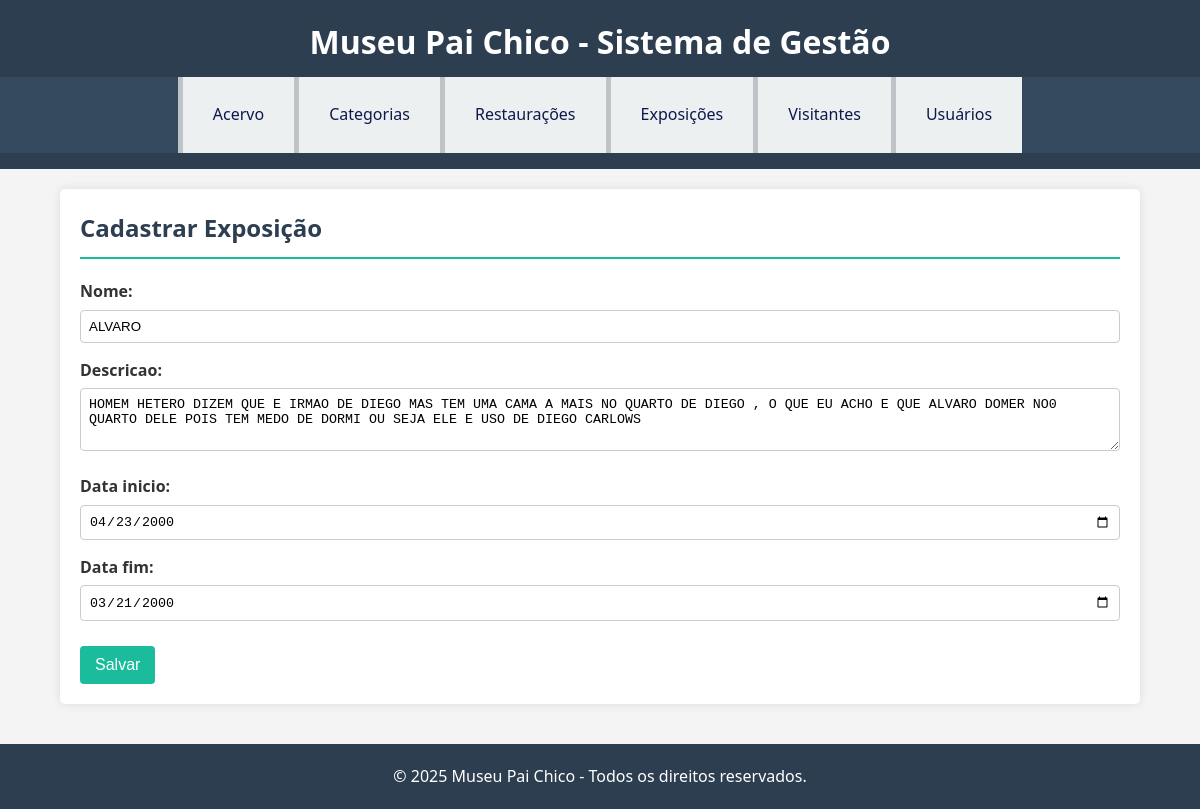
The page /exposicoes/editar/1/ on the database its author committed.
### exposicoes/models.py (models this page shows, shortened)
class Exposicao(models.Model):
    nome = models.CharField(max_length=200)
    data_inicio = models.DateField()
    data_fim = models.DateField(null=True, blank=True)
    descricao = models.TextField(blank=True)
    pecas = models.ManyToManyField('acervo.Peca', related_name='exposicoes')

### exposicoes/views.py (the view)
# urls.py: path('exposicoes/editar/<int:id>/', editar_exposicao, name='editar_exposicao'),
def editar_exposicao(request, id):
    exposicao = get_object_or_404(Exposicao, id=id)
    if request.method == 'POST':
        form = ExposicaoForm(request.POST, instance=exposicao)
        if form.is_valid():
            form.save()
            return redirect('listar_exposicoes')
    else:
        form = ExposicaoForm(instance=exposicao)
    return render(request, 'exposicoes/form_exposicao.html', {'form': form})

### exposicoes/forms.py
class ExposicaoForm(forms.ModelForm):
    class Meta:
        model = Exposicao
        fields = ['nome', 'descricao', 'data_inicio', 'data_fim']
        widgets = {
            'data_inicio': forms.DateInput(attrs={'type': 'date'}),
            'data_fim': forms.DateInput(attrs={'type': 'date'}),
            'descricao': forms.Textarea(attrs={'rows': 3}),
        }

### exposicoes/templates/exposicoes/form_exposicao.html (shortened to what this page needs)
{% extends 'base.html' %}
{% block content %}
    <h2>Cadastrar Exposição</h2>
    <form method="post">
        {{ form.as_p }}
        <button type="submit">Salvar</button>
    </form>
{% endblock %}

### templates/base.html (style rules this page uses)
* { margin: 0; padding: 0; box-sizing: border-box; }
body { font-family: 'Segoe UI', Tahoma, Geneva, Verdana, sans-serif; background-color: #f4f4f4; color: #333; line-height: 1.6; display: flex; flex-direction: column; min-height: 100vh; }
h2 { color: #2c3e50; margin-bottom: 20px; border-bottom: 2px solid #1abc9c; padding-bottom: 10px; }
button { background-color: #1abc9c; color: white; border: none; padding: 10px 15px; cursor: pointer; font-size: 16px; border-radius: 4px; margin-top: 10px; }
form p { margin-bottom: 15px; }
label { display: block; font-weight: bold; margin-bottom: 5px; }
input[type="text"], input[type="number"], input[type="email"], input[type="date"], select, textarea { width: 100%; padding: 8px; border: 1px solid #ccc; border-radius: 4px; }

### rows shown on the page
Exposicao: nome "ALVARO", descricao "HOMEM HETERO DIZEM QUE E IRMAO DE DIEGO MAS TEM UMA CAMA A MAIS NO QUARTO DE DIEGO , O QUE EU ACHO E QUE ALVARO DOMER NO0 QUARTO DELE POIS TEM MEDO DE DORMI OU SEJA ELE E USO DE DIEGO CARLOWS", data_inicio "04/23/2000", data_fim "03/21/2000"
